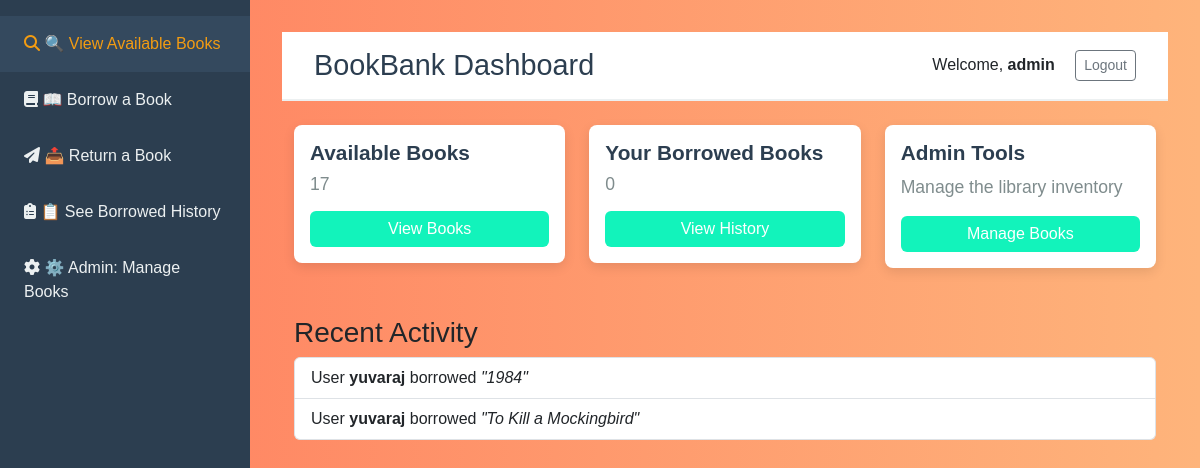
The page /dashboard (signed in) on the database its author committed.
### models.py (models this page shows, shortened)
class User(UserMixin, db.Model):
    id = db.Column(db.Integer, primary_key=True)
    username = db.Column(db.String(64), unique=True, nullable=False)
    email = db.Column(db.String(120), unique=True, nullable=False)
    password_hash = db.Column(db.String(256), nullable=False)
    is_admin = db.Column(db.Boolean, default=False)
    date_joined = db.Column(db.DateTime, default=datetime.utcnow)
    borrowed_books = db.relationship('BorrowedBook', backref='borrower', lazy=True)

class BorrowedBook(db.Model):
    id = db.Column(db.Integer, primary_key=True)
    user_id = db.Column(db.Integer, db.ForeignKey('user.id'), nullable=False)
    book_id = db.Column(db.Integer, db.ForeignKey('book.id'), nullable=False)
    borrow_date = db.Column(db.DateTime, default=datetime.utcnow)
    due_date = db.Column(db.DateTime, nullable=False)
    return_date = db.Column(db.DateTime, nullable=True)
    is_returned = db.Column(db.Boolean, default=False)
    fine_amount = db.Column(db.Float, default=0.0)
    damage_report = db.Column(db.Text, nullable=True)
    remarks = db.Column(db.Text, nullable=True)

class Book(db.Model):
    id = db.Column(db.Integer, primary_key=True)
    title = db.Column(db.String(200), nullable=False)
    author = db.Column(db.String(100), nullable=False)
    category = db.Column(db.String(50), nullable=False)
    quantity = db.Column(db.Integer, default=1)
    available_quantity = db.Column(db.Integer, default=1)
    date_added = db.Column(db.DateTime, default=datetime.utcnow)
    borrowed_records = db.relationship('BorrowedBook', backref='book', lazy=True)

### routes.py (the view)
@app.route('/dashboard')
@login_required
def dashboard():
    total_books = Book.query.count()
    available_books = sum([book.available_quantity for book in Book.query.all()])
    borrowed_count = BorrowedBook.query.filter_by(user_id=current_user.id, is_returned=False).count()
    overdue_count = 0
    borrowed_books = BorrowedBook.query.filter_by(user_id=current_user.id, is_returned=False).all()
    for book in borrowed_books:
        if book.is_overdue():
            overdue_count += 1
    recent_activity = BorrowedBook.query.order_by(BorrowedBook.borrow_date.desc()).limit(5).all()
    return render_template('dashboard.html',
                          total_books=total_books,
                          available_books=available_books,
                          borrowed_count=borrowed_count,
                          overdue_count=overdue_count,
                          recent_activity=recent_activity,
                          is_admin=current_user.is_admin)

### app.py (called while the page is built)
@login_manager.user_loader
def load_user(user_id):
    return db.session.get(User, int(user_id))

### templates/dashboard.html (shortened to what this page needs)
<!DOCTYPE html>
<html lang="en">
<head>
  <link href="https://cdn.jsdelivr.net/npm/bootstrap@5.3.0/dist/css/bootstrap.min.css" rel="stylesheet">
  <link rel="stylesheet" href="https://cdnjs.cloudflare.com/ajax/libs/font-awesome/6.4.0/css/all.min.css">
</head>
<body>
  <nav class="sidebar">
    <ul>
      <li>
        <a class="active" href="{{ url_for('available_books') }}">
          <i class="fa-solid fa-magnifying-glass"></i> 🔍 View Available Books
        </a>
      </li>
      <li>
        <a href="{{ url_for('borrow_books') }}">
          <i class="fa-solid fa-book"></i> 📖 Borrow a Book
        </a>
      </li>
      <li>
        <a href="{{ url_for('return_book') }}">
          <i class="fa-solid fa-paper-plane"></i> 📤 Return a Book
        </a>
      </li>
      <li>
        <a href="{{ url_for('borrowed_history') }}">
          <i class="fa-solid fa-clipboard-list"></i> 📋 See Borrowed History
        </a>
      </li>
      {% if current_user.is_admin %}
      <li>
        <a href="{{ url_for('admin_books') }}">
          <i class="fa-solid fa-gear"></i> ⚙️ Admin: Manage Books
        </a>
      </li>
      {% endif %}
    </ul>
  </nav>
  <div class="content">
    <header class="header mb-4">
      <h1>BookBank Dashboard</h1>
      <div>
        <span class="me-3">Welcome, <strong>{{ current_user.username }}</strong></span>
        <a href="{{ url_for('logout') }}" class="btn btn-outline-secondary btn-sm">Logout</a>
      </div>
    </header>
    <div class="container">
      <div class="row">
        <div class="col-md-4">
          <div class="card p-3">
            <h5 class="card-title">Available Books</h5>
            <p class="card-text display-6">{{ available_books }}</p>
            <a href="{{ url_for('available_books') }}" class="btn btn-custom">View Books</a>
          </div>
        </div>
        <div class="col-md-4">
          <div class="card p-3">
            <h5 class="card-title">Your Borrowed Books</h5>
            <p class="card-text display-6">{{ borrowed_count }}</p>
            <a href="{{ url_for('borrowed_history') }}" class="btn btn-custom">View History</a>
          </div>
        </div>
        <div class="col-md-4">
          {% if current_user.is_admin %}
          <div class="card p-3">
            <h5 class="card-title">Admin Tools</h5>
            <p class="card-text">Manage the library inventory</p>
            <a href="{{ url_for('admin_books') }}" class="btn btn-custom">Manage Books</a>
          </div>
          {% else %}
          <div class="card p-3">
            <h5 class="card-title">Overdue Books</h5>
            <p class="card-text display-6">{{ overdue_count }}</p>
            <a href="{{ url_for('borrowed_history') }}" class="btn btn-custom">View Overdue</a>
          </div>
          {% endif %}
        </div>
      </div>
      <div class="mt-4">
        <h3>Recent Activity</h3>
        <ul class="list-group">
          {% for activity in recent_activity %}
          <li class="list-group-item">
            User <strong>{{ activity.borrower.username }}</strong>
            {% if activity.is_returned %}
            returned <em>"{{ activity.book.title }}"</em>
            {% else %}
            borrowed <em>"{{ activity.book.title }}"</em>
            {% endif %}
          </li>
          {% else %}
          <li class="list-group-item">No recent activity</li>
          {% endfor %}
        </ul>
      </div>
    </div>
  </div>
</body>
</html>

### templates/dashboard.html (style rules this page uses)
body { background: linear-gradient(to right, #ff7e5f, #feb47b); font-family: Arial, sans-serif; }
.sidebar { height: 100vh; position: fixed; top: 0; left: 0; width: 250px; background-color: #2c3e50; padding-top: 1rem; }
.sidebar ul { list-style: none; padding-left: 0; }
.sidebar ul li a { display: block; color: #ecf0f1; padding: 1rem 1.5rem; text-decoration: none; transition: background 0.3s ease, color 0.3s ease; }
.sidebar ul li a:hover, .sidebar ul li a.active { background-color: #34495e; color: #f39c12; }
.content { margin-left: 250px; padding: 2rem; }
.header { background: #ffffff; border-bottom: 2px solid #ecf0f1; padding: 1rem 2rem; display: flex; justify-content: space-between; align-items: center; }
.header h1 { margin: 0; font-size: 1.8rem; color: #2c3e50; }
.btn-custom { background-color: #12f3bb; border: none; color: #ffffff; transition: background 0.3s ease; }
.card { margin-bottom: 1.5rem; border: none; border-radius: 0.5rem; box-shadow: 0 4px 12px rgba(0, 0, 0, 0.1); transition: transform 0.3s ease, box-shadow 0.3s ease; }
.card-title { font-size: 1.3rem; font-weight: 600; color: #2c3e50; }
.card-text { font-size: 1.1rem; color: #7f8c8d; }

### rows shown on the page
User: username "admin"
BorrowedBook: borrower.username "yuvaraj", book "1984"
BorrowedBook: borrower.username "yuvaraj", book "To Kill a Mockingbird"

### other values the page prints
{{ available_books }} "17"
{{ borrowed_count }} "0"
